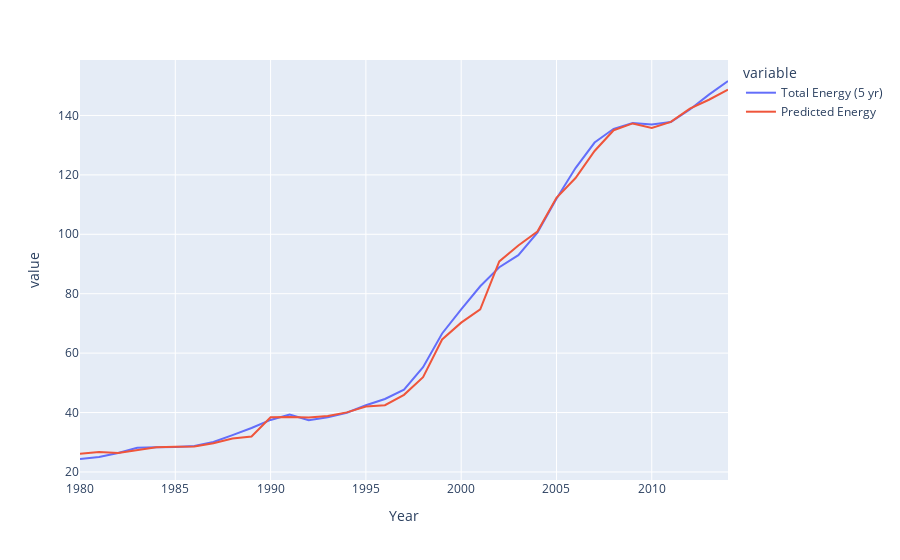

Here is the notebook cell this chart was saved with:
### Code cell
# Bomin

import plotly.express as px
import hvplot.pandas

fig = px.line(df,x="Year", y=["Total Energy (5 yr)", "Predicted Energy"])
fig.show()

### Figure 1 — Plotly figure (JSON) as saved in the notebook; plotly's stock layout.template omitted (floating-point values rounded to 4 significant figures)
{"data": [{"hovertemplate": "variable=Total Energy (5 yr)<br>Year=%{x}<br>value=%{y}<extra></extra>", "legendgroup": "Total Energy (5 yr)", "line": {"color": "#636efa", "dash": "solid"}, "marker": {"symbol": "circle"}, "mode": "lines", "name": "Total Energy (5 yr)", "orientation": "v", "showlegend": true, "type": "scatter", "x": [1980, 1981, 1982, 1983, 1984, 1985, 1986, 1987, 1988, 1989, 1990, 1991, 1992, 1993, 1994, 1995, 1996, 1997, 1998, 1999, 2000, 2001, 2002, 2003, 2004, 2005, 2006, 2007, 2008, 2009, 2010, 2011, 2012, 2013, 2014], "xaxis": "x", "y": [24.36, 25.03, 26.38, 28.17, 28.32, 28.37, 28.72, 30.07, 32.38, 34.81, 37.51, 39.33, 37.4, 38.42, 39.92, 42.46, 44.56, 47.71, 55.24, 66.61, 74.69, 82.5, 88.9, 92.98, 100.6, 112.0, 122.3, 130.9, 135.5, 137.5, 136.9, 137.8, 142.0, 147.0, 151.6], "yaxis": "y"}, {"hovertemplate": "variable=Predicted Energy<br>Year=%{x}<br>value=%{y}<extra></extra>", "legendgroup": "Predicted Energy", "line": {"color": "#EF553B", "dash": "solid"}, "marker": {"symbol": "circle"}, "mode": "lines", "name": "Predicted Energy", "orientation": "v", "showlegend": true, "type": "scatter", "x": [1980, 1981, 1982, 1983, 1984, 1985, 1986, 1987, 1988, 1989, 1990, 1991, 1992, 1993, 1994, 1995, 1996, 1997, 1998, 1999, 2000, 2001, 2002, 2003, 2004, 2005, 2006, 2007, 2008, 2009, 2010, 2011, 2012, 2013, 2014], "xaxis": "x", "y": [26.16, 26.75, 26.4, 27.32, 28.35, 28.5, 28.55, 29.69, 31.24, 31.91, 38.43, 38.53, 38.36, 38.83, 40.06, 42.04, 42.46, 45.96, 51.92, 64.6, 70.26, 74.74, 90.85, 96.21, 100.9, 112.3, 118.9, 128.0, 135.0, 137.3, 135.8, 137.9, 142.3, 145.3, 148.7], "yaxis": "y"}], "layout": {"legend": {"title": {"text": "variable"}, "tracegroupgap": 0}, "margin": {"t": 60}, "xaxis": {"anchor": "y", "domain": [0, 1], "title": {"text": "Year"}}, "yaxis": {"anchor": "x", "domain": [0, 1], "title": {"text": "value"}}}}
